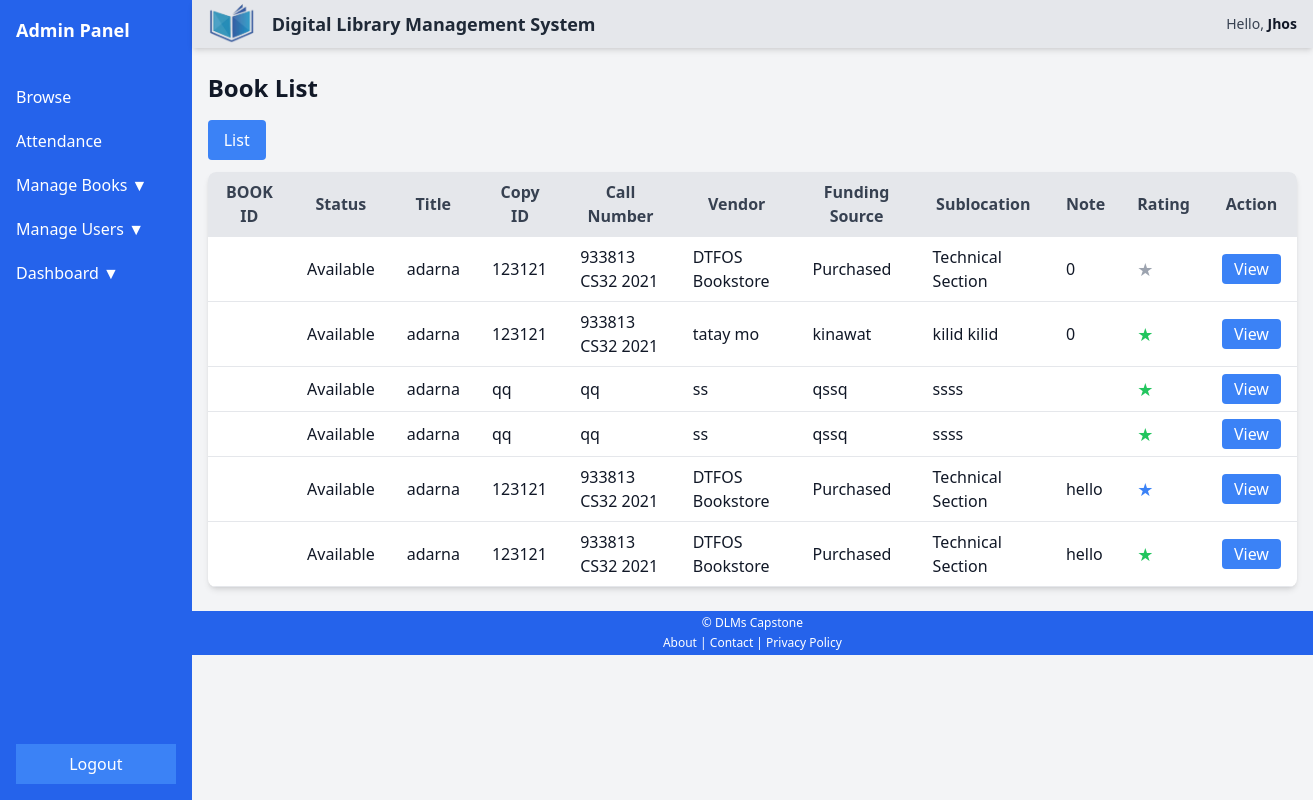
The app's page /dashboard/admin/BookList.php?title=adarna+&ID=681 (signed in), older data.
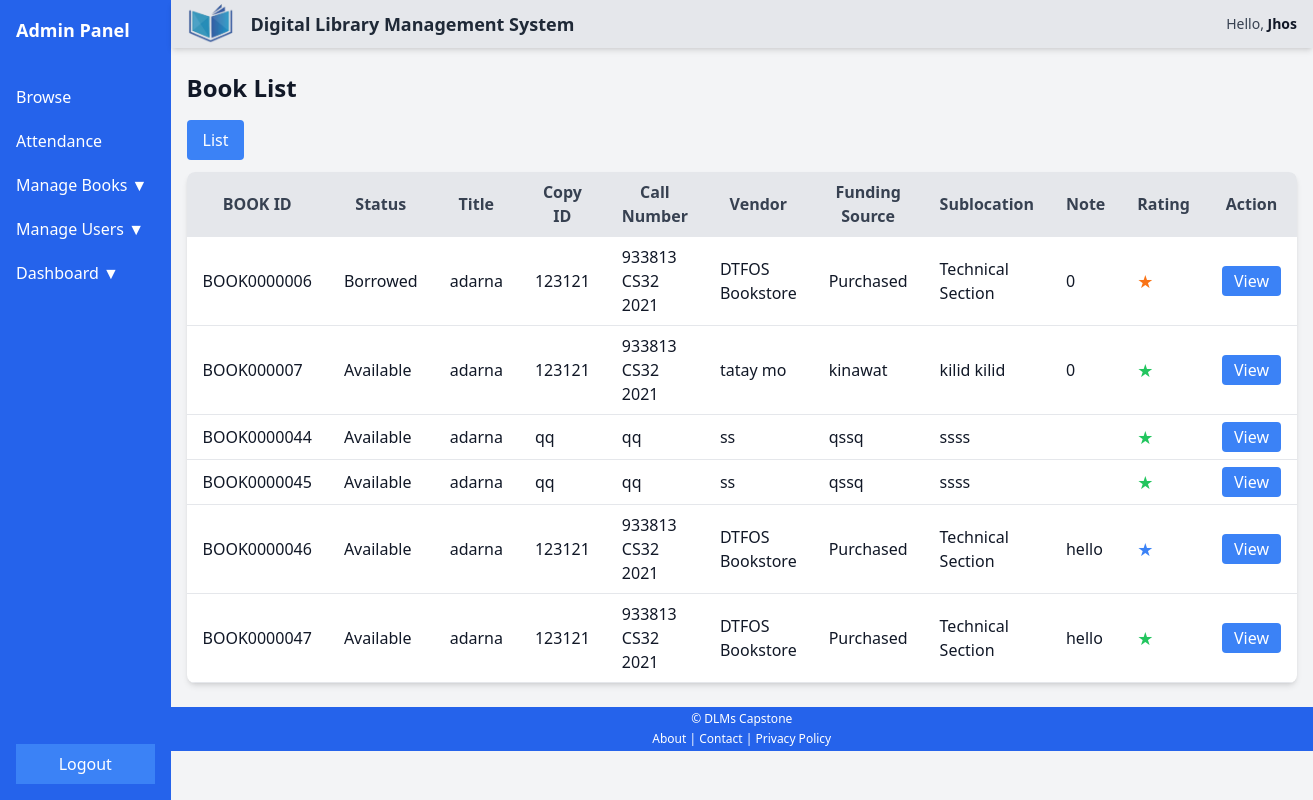
The same page, newer data.
### tables this page shows
CREATE TABLE `users_info` (
  `IDno` varchar(11) NOT NULL,
  `Fname` varchar(50) DEFAULT NULL,
  `Sname` varchar(50) DEFAULT NULL,
  `Mname` varchar(50) DEFAULT NULL,
  `Ename` varchar(50) DEFAULT NULL,
  `gender` varchar(10) DEFAULT NULL,
  `photo` varchar(255) DEFAULT NULL
);

CREATE TABLE `book_copies` (
  `ID` int(11) NOT NULL,
  `book_id` varchar(50) NOT NULL,
  `copy_ID` varchar(50) NOT NULL,
  `B_title` varchar(255) NOT NULL,
  `status` enum('Available','Borrowed','Reserve') DEFAULT NULL,
  `callNumber` varchar(50) DEFAULT NULL,
  `circulationType` varchar(50) DEFAULT NULL,
  `dateAcquired` date DEFAULT NULL,
  `description1` text DEFAULT NULL,
  `description2` text DEFAULT NULL,
  `description3` text DEFAULT NULL,
  `number1` int(11) DEFAULT NULL,
  `number2` int(11) DEFAULT NULL,
  `number3` int(11) DEFAULT NULL,
  `Sublocation` varchar(100) DEFAULT NULL,
  `vendor` varchar(100) DEFAULT NULL,
  `fundingSource` varchar(100) DEFAULT NULL,
  `rating` int(11) NOT NULL DEFAULT 0,
  `note` varchar(50) NOT NULL
);

### dashboard/config.php (called while the page is built, shortened)
<?php
$db_host = 'localhost';
$db_username = 'root';
$db_password = '';
$db_name = 'dlms';
$conn = mysqli_connect($db_host, $db_username, $db_password, $db_name);
$idno = isset($_SESSION['admin']) ? $_SESSION['admin']['IDno'] :
       (isset($_SESSION['student']) ? $_SESSION['student']['IDno'] : $_SESSION['librarian']['IDno']);
$query = "SELECT * FROM users_info WHERE IDno = ?";
$stmt = $conn->prepare($query);
$stmt->bind_param("s", $idno);
$stmt->execute();
$result = $stmt->get_result();
$userData = $result->fetch_assoc();
?>

### dashboard/admin/BookList.php (the view, shortened to what this page needs)
<?php
  include '../config.php';
  $book_title = isset($_GET['title']) ? $_GET['title'] : '';
  $sql = "SELECT * FROM book_copies";
  if (!empty($book_title)) {
      $sql .= " WHERE B_title = ?";
  }
  $stmt = $conn->prepare($sql);
  if (!empty($book_title)) {
      $stmt->bind_param("s", $book_title);
  }
  $stmt->execute();
  $result = $stmt->get_result();
?>
<!DOCTYPE html>
<html lang="en">
<head>
    <script src="https://cdn.tailwindcss.com"></script>
</head>
<body class="flex flex-col min-h-screen bg-gray-100 text-gray-900">
    <main class="flex flex-grow">
        <?php include 'include/sidebar.php'; ?>
        <div class="flex-grow ">
        <?php include 'include/header.php'; ?>
      <div class="container mx-auto px-4 py-6 ">
        <h2 class="text-2xl font-semibold mb-4">Book List</h2>
        <a href="ViewBook.php?title=<?php echo urlencode($book_title); ?>"
          class="inline-block bg-blue-500 text-white py-2 px-4 rounded hover:bg-blue-600 mb-3">List</a>
        <table class="min-w-full table-auto bg-white shadow-md rounded-lg overflow-hidden">
          <thead>
            <tr class="bg-gray-200 text-gray-700">
              <th class="py-2 px-4 border-b">BOOK ID</th>
              <th class="py-2 px-4 border-b">Status</th>
              <th class="py-2 px-4 border-b">Title</th>
              <th class="py-2 px-4 border-b">Copy ID</th>
              <th class="py-2 px-4 border-b">Call Number</th>
              <th class="py-2 px-4 border-b">Vendor</th>
              <th class="py-2 px-4 border-b">Funding Source</th>
              <th class="py-2 px-4 border-b">Sublocation</th>
              <th class="py-2 px-4 border-b">Note</th>
              <th class="py-2 px-4 border-b">Rating</th>
              <th class="py-2 px-4 border-b">Action</th>
            </tr>
          </thead>
          <tbody>
            <?php
                        if ($result && $result->num_rows > 0) {
                            while ($row = $result->fetch_assoc()) {
                                echo "<tr class='border-b hover:bg-gray-50'>
                                    <td class='py-2 px-4'>" . htmlspecialchars($row['book_id']) . "</td>
                                    <td class='py-2 px-4'>" . htmlspecialchars($row['status']) . "</td>
                                    <td class='py-2 px-4'>" . htmlspecialchars($row['B_title']) . "</td>
                                    <td class='py-2 px-4'>" . htmlspecialchars($row['copy_ID']) . "</td>
                                    <td class='py-2 px-4'>" . htmlspecialchars($row['callNumber']) . "</td>
                                    <td class='py-2 px-4'>" . htmlspecialchars($row['vendor']) . "</td>
                                    <td class='py-2 px-4'>" . htmlspecialchars($row['fundingSource']) . "</td>
                                    <td class='py-2 px-4'>" . htmlspecialchars($row['Sublocation']) . "</td>
                                    <td class='py-2 px-4'>" . htmlspecialchars($row['note']) . "</td>
                                    <td class='py-2 px-4'>";
                            $rating = (int) $row['rating'];
                            $maxStars = 1;
                            for ($i = 1; $i <= $maxStars; $i++) {
                                if ($rating === 0) {
                                    echo '<span class="text-gray-400 text-lg inline-block">&#9733;</span>';
                                } else {
                                    $color = match ($rating) {
                                        5 => 'text-green-500',
                                        4 => 'text-blue-500',
                                        3 => 'text-yellow-400',
                                        2 => 'text-orange-500',
                                        1 => 'text-red-500',
                                        default => 'text-gray-400',
                                    };
                                    echo "<span class='{$color} text-lg'>&#9733;</span>";
                                }
                            }
                                echo "</td>
                                    <td class='py-2 px-4'>
                                        <a href='ViewCopy.php?ID=" . urlencode($row['ID']) . "' class='bg-blue-500 text-white py-1 px-3 rounded hover:bg-blue-600'>View</a>
                                    </td>
                                </tr>";
                            }
                        } else {
                            echo "<tr><td colspan='11' class='py-2 px-4 text-center'>No books available.</td></tr>";
                        }
                        ?>
          </tbody>
        </table>
      </div>
         <footer class="bg-blue-600 text-white mt-auto">
            <?php include 'include/footer.php'; ?>
        </footer>
    </main>
</body>
</html>

### dashboard/admin/include/sidebar.php (shortened to what this page needs)
<aside class="bg-blue-600 text-white sticky top-0 z-1000 flex flex-col w-1/6 max-h-screen">
    <div class="p-4 font-bold text-lg border-b border-blue-600">
        Admin Panel
    </div>
    <nav class="flex-grow">
        <ul class="space-y-1 py-4">
            <li>
                <a href="index.php" class="block py-2 px-4 <?php echo (basename($_SERVER['PHP_SELF']) == 'index.php') ? 'bg-blue-700' : ''; ?> hover:bg-blue-700">Browse</a>
            </li>
            <li>
                <a href="QRscan/index.php" class="block py-2 px-4 <?php echo (basename($_SERVER['PHP_SELF']) == 'index.php' && strpos($_SERVER['REQUEST_URI'], 'QRscan/') !== false) ? 'bg-blue-700' : ''; ?> hover:bg-blue-700">Attendance</a>
            </li>
            <li class="relative group">
                <button class="w-full flex justify-between items-center py-2 px-4 hover:bg-blue-700">
                    Manage Books ▼
                </button>
            </li>
            <li class="relative group">
                <button class="w-full flex justify-between items-center py-2 px-4 hover:bg-blue-700">
                    Manage Users ▼
                </button>
            </li>
            <li class="relative group">
                <button class="w-full flex justify-between items-center py-2 px-4 hover:bg-blue-700">
                    Dashboard ▼
                </button>
            </li>
        </ul>
    </nav>
    <div class="py-4 px-4">
        <a href="#" id="logoutBtn" class="block py-2 px-4 bg-blue-500 text-white text-center <?php echo (basename($_SERVER['PHP_SELF']) == 'logout.php') ? 'bg-blue-700' : ''; ?> hover:bg-blue-700">Logout</a>
    </div>
</aside>

### dashboard/admin/include/header.php
<div class="flex sticky top-0 shadow-md z-10 items-center justify-between bg-gray-200 w-full h-[3rem] shadow-md">
    <div class="flex items-center">
        <a href="#">
            <img src="../../Registration/pic/logo wu.png" alt="Logo" class="w-12 m-4">
        </a>
        <strong class="text-lg font-semibold text-gray-800">
            Digital Library Management System
        </strong>
    </div>
    <div class="flex items-center space-x-4 m-4">
        <?php if ($userData): ?>
            <span class="text-sm text-gray-700 font-medium">Hello,
                <strong class="text-gray-900"><?php echo htmlspecialchars($userData['Fname']); ?></strong>
            </span>
        <?php else: ?>
            <span class="text-sm text-gray-700 font-medium">Hello, <strong class="text-gray-900">Guest</strong></span>
        <?php endif; ?>
    </div>
</div>

### dashboard/admin/include/footer.php
<footer class="bg-blue-600 text-white p-1 mt-auto text-xs">
  <div class="container mx-auto text-center">
    <p>&copy; DLMs Capstone</p>
    <div class="mt-1">
      <a href="#" class="text-white hover:underline text-xs">About</a> |
      <a href="#" class="text-white hover:underline text-xs">Contact</a> |
      <a href="#" class="text-white hover:underline text-xs">Privacy Policy</a>
    </div>
  </div>
</footer>

Row changes from the older to the newer data that the page shows:
changed book_copies: book (not shown) → "BOOK0000006"; status "Available" → "Borrowed"; rating 0 → 2 (drawn)
changed book_copies "tatay mo": book (not shown) → "BOOK000007"
changed book_copies: book (not shown) → "BOOK0000044"
changed book_copies: book (not shown) → "BOOK0000045"
changed book_copies: book (not shown) → "BOOK0000046"
changed book_copies: book (not shown) → "BOOK0000047"
